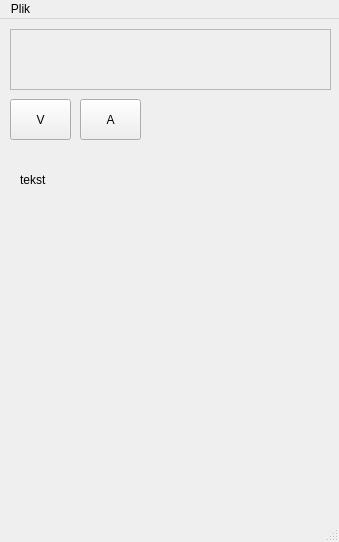
<?xml version="1.0" encoding="UTF-8"?>
<ui version="4.0">
 <class>MainWindow</class>
 <widget class="QMainWindow" name="MainWindow">
  <property name="geometry">
   <rect>
    <x>0</x>
    <y>0</y>
    <width>339</width>
    <height>542</height>
   </rect>
  </property>
  <property name="windowTitle">
   <string>MainWindow</string>
  </property>
  <widget class="QWidget" name="centralwidget">
   <widget class="QTextEdit" name="textEdit">
    <property name="enabled">
     <bool>false</bool>
    </property>
    <property name="geometry">
     <rect>
      <x>10</x>
      <y>10</y>
      <width>321</width>
      <height>61</height>
     </rect>
    </property>
   </widget>
   <widget class="QLabel" name="LabelMoja">
    <property name="enabled">
     <bool>true</bool>
    </property>
    <property name="geometry">
     <rect>
      <x>20</x>
      <y>140</y>
      <width>131</width>
      <height>41</height>
     </rect>
    </property>
    <property name="text">
     <string>tekst</string>
    </property>
   </widget>
   <widget class="QPushButton" name="pushButton">
    <property name="geometry">
     <rect>
      <x>10</x>
      <y>80</y>
      <width>61</width>
      <height>41</height>
     </rect>
    </property>
    <property name="text">
     <string>V</string>
    </property>
   </widget>
   <widget class="QPushButton" name="pushButton_2">
    <property name="geometry">
     <rect>
      <x>80</x>
      <y>80</y>
      <width>61</width>
      <height>41</height>
     </rect>
    </property>
    <property name="text">
     <string>A</string>
    </property>
   </widget>
  </widget>
  <widget class="QMenuBar" name="menubar">
   <property name="geometry">
    <rect>
     <x>0</x>
     <y>0</y>
     <width>339</width>
     <height>21</height>
    </rect>
   </property>
   <widget class="QMenu" name="menuplik">
    <property name="title">
     <string>Plik</string>
    </property>
    <addaction name="actionUstawienia"/>
   </widget>
   <addaction name="menuplik"/>
  </widget>
  <widget class="QStatusBar" name="statusbar"/>
  <action name="actionUstawienia">
   <property name="text">
    <string>Ustawienia</string>
   </property>
  </action>
 </widget>
 <resources/>
 <connections/>
</ui>
